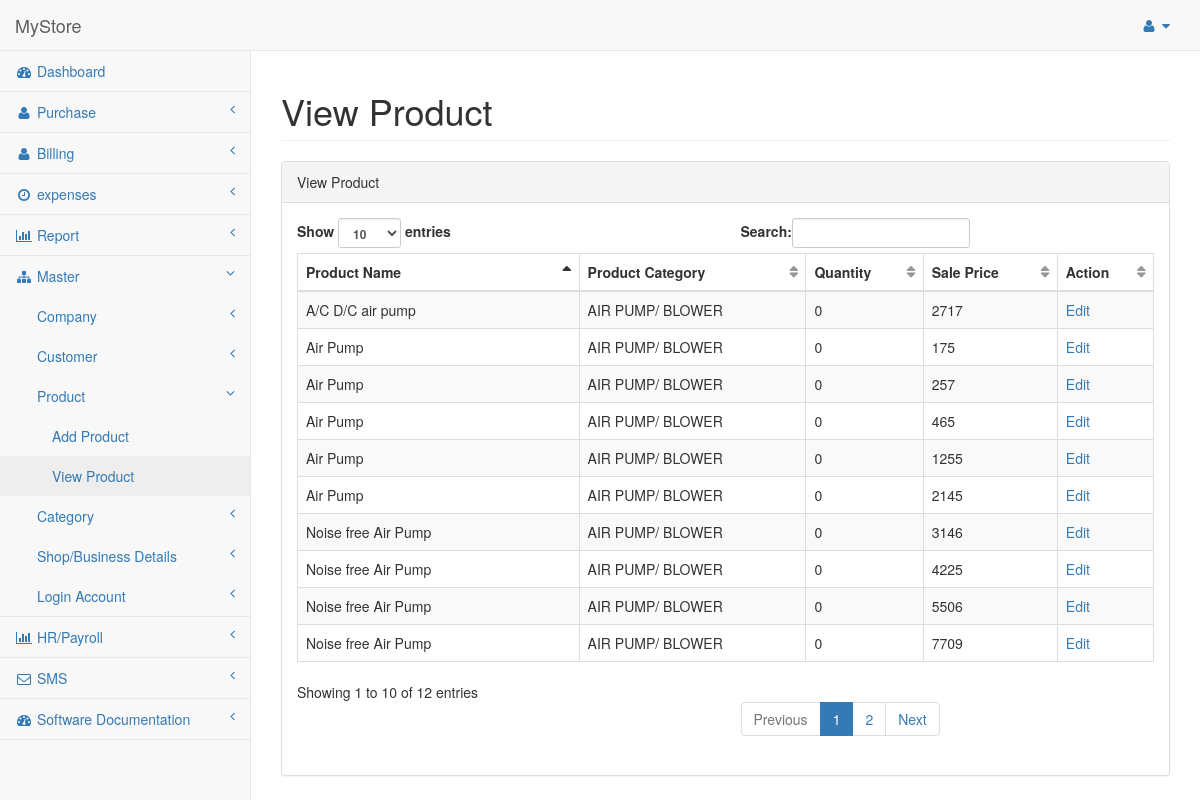
/View-Product.php (signed in), run on the app's committed database.
### tables this page shows
CREATE TABLE IF NOT EXISTS `product` (
  `product_id` int(11) NOT NULL AUTO_INCREMENT,
  `product_code` varchar(255) NOT NULL,
  `product_name` varchar(255) NOT NULL,
  `quantity` double NOT NULL,
  `price` double NOT NULL,
  `myprice` double NOT NULL,
  `status` int(11) NOT NULL,
  `category_id` int(11) NOT NULL,
  `product_desc` text NOT NULL,
  `packing` varchar(255) NOT NULL,
  PRIMARY KEY (`product_id`)
);

CREATE TABLE IF NOT EXISTS `product_category` (
  `category_id` int(11) NOT NULL AUTO_INCREMENT,
  `category_name` varchar(255) NOT NULL,
  PRIMARY KEY (`category_id`)
);

### View-Product.php (the view, shortened to what this page needs)
<?php include('header.php'); ?>
        <div id="page-wrapper">
            <div class="row">
                <div class="col-lg-12">
                    <h1 class="page-header">View Product</h1>
                </div>
            </div>
            <div class="row">
                <div class="col-lg-12">
                    <div class="panel panel-default">
                        <div class="panel-heading">
                           View Product
                        </div>
                        <div class="panel-body">
                            <div class="dataTable_wrapper">
                                <table class="table table-striped table-bordered table-hover" id="dataTables-example">
                                    <thead>
                                        <tr>
                                            <th>Product Name</th>
											<th>Product Category</th>
                                            <th>Quantity</th>
                                            <th>Sale Price</th>
                                            <th>Action</th>
                                        </tr>
                                    </thead>
                                    <tbody>
									<?php
										$sql = mysql_query("SELECT * FROM product p,product_category pc WHERE p.category_id=pc.category_id ORDER BY `product_name` DESC");
										while($res = mysql_fetch_array($sql)){
									?>
                                        <tr class="odd gradeX">
                                            <td><?php echo $res['product_name']; ?></td>
                                            <td class="center"><?php echo $res['category_name']; ?></td>
                                            <td><?php echo $res['quantity']; ?></td>
                                            <td><?php echo $res['price']; ?></td>
                                            <td><a target="_blank" href="Edit_Product.php?product_id=<?php echo $res['product_id']; ?>">Edit</a></td>
                                        </tr>
									<?php
										}
									?>
                                    </tbody>
                                </table>
                            </div>
                        </div>
                    </div>
                </div>
            </div>
        </div>
    </div>
</body>
</html>

### header.php (shortened to what this page needs)
<!DOCTYPE html>
<html lang="en">
<head>
    <link href="bower_components/bootstrap/dist/css/bootstrap.min.css" rel="stylesheet">
    <link href="bower_components/metisMenu/dist/metisMenu.min.css" rel="stylesheet">
    <link href="dist/css/timeline.css" rel="stylesheet">
    <link href="dist/css/sb-admin-2.css" rel="stylesheet">
    <link href="bower_components/morrisjs/morris.css" rel="stylesheet">
    <link href="bower_components/font-awesome/css/font-awesome.min.css" rel="stylesheet" type="text/css">
</head>
<body>
    <div id="wrapper">
        <nav class="navbar navbar-default navbar-static-top" role="navigation" style="margin-bottom: 0">
            <div class="navbar-header">
                <a class="navbar-brand" href="index.php">MyStore</a>
            </div>
            <ul class="nav navbar-top-links navbar-right">
                <li class="dropdown">
                    <a class="dropdown-toggle" data-toggle="dropdown" href="#">
                        <i class="fa fa-user fa-fw"></i>  <i class="fa fa-caret-down"></i>
                    </a>
                </li>
            </ul>
            <?php include('left-sidebar.php'); ?>
        </nav>

### left-sidebar.php (shortened to what this page needs)
<div class="navbar-default sidebar" role="navigation">
                <div class="sidebar-nav navbar-collapse">
                    <ul class="nav" id="side-menu">
                        <li>
                            <a href="index.php"><i class="fa fa-dashboard fa-fw"></i> Dashboard</a>
                        </li>
                        <li>
                            <a href="#"><i class="fa fa-user fa-fw"></i> Purchase <span class="fa arrow"></span></a>
                        </li>
						<li <?php if((basename($_SERVER['PHP_SELF']) == "Sale-Entry-Upadte.php"))
								{
									echo "class='active'";
								}
						?>>
                            <a href="#"><i class="fa fa-user fa-fw"></i> Billing <span class="fa arrow"></span></a>
                        </li>
						<li>
                            <a href="#"><i class="fa fa-clock-o fa-fw"></i> expenses <span class="fa arrow"></span></a>
                        </li>
						<li
						<?php if((basename($_SERVER['PHP_SELF']) == "View-Date-Wise-Purchase.php") ||
								(basename($_SERVER['PHP_SELF']) == "View-Company-Wise-Purchase.php") ||
								(basename($_SERVER['PHP_SELF']) == "View-Today-Wise-Purchase.php") ||
								(basename($_SERVER['PHP_SELF']) == "View-Date-Wise-Sale.php") ||
								(basename($_SERVER['PHP_SELF']) == "View-Customer-Wise-Sale.php") ||
								(basename($_SERVER['PHP_SELF']) == "View-Today-Wise-Sale.php") ||
								(basename($_SERVER['PHP_SELF']) == "Cash_Book.php")||
								(basename($_SERVER['PHP_SELF']) == "Day_Book.php")||
								(basename($_SERVER['PHP_SELF']) == "View-Stock-Report.php")||
								(basename($_SERVER['PHP_SELF']) == "View-Today-Total-Report.php")
								){
									echo "class='active'";
								}
						?>>
                            <a href="#"><i class="fa fa-bar-chart-o fa-fw"></i> Report <span class="fa arrow"></span></a>
                        </li>
						<li
						<?php if((basename($_SERVER['PHP_SELF']) == "Add-Company.php") ||
								(basename($_SERVER['PHP_SELF']) == "View-Company.php") ||
								(basename($_SERVER['PHP_SELF']) == "Edit-Company.php") ||
								(basename($_SERVER['PHP_SELF']) == "Add-Customer.php") ||
								(basename($_SERVER['PHP_SELF']) == "View-Customer.php") ||
								(basename($_SERVER['PHP_SELF']) == "Edit-Customer.php") ||
								(basename($_SERVER['PHP_SELF']) == "Add_Product.php") ||
								(basename($_SERVER['PHP_SELF']) == "View-Product.php") ||
								(basename($_SERVER['PHP_SELF']) == "Edit_Product.php") ||
								(basename($_SERVER['PHP_SELF']) == "Add_Category.php")||
								(basename($_SERVER['PHP_SELF']) == "View-Category.php")||
								(basename($_SERVER['PHP_SELF']) == "Edit_Category.php")||
								(basename($_SERVER['PHP_SELF']) == "Add-Shop.php")||
								(basename($_SERVER['PHP_SELF']) == "View-Shop.php")||
								(basename($_SERVER['PHP_SELF']) == "Edit-Shop.php")||
								(basename($_SERVER['PHP_SELF']) == "Create-Account.php")||
								(basename($_SERVER['PHP_SELF']) == "Edit-Account.php")||
								(basename($_SERVER['PHP_SELF']) == "View-Login-Account.php")
								){
									echo "class='active'";
								}
						?>
						>
                            <a href="#"><i class="fa fa-sitemap fa-fw"></i> Master <span class="fa arrow"></span></a>
                            <ul class="nav nav-second-level">
                                <li <?php if((basename($_SERVER['PHP_SELF']) == "Edit-Company.php")){ echo "class='active'"; } ?>>
                                    <a href="#">Company <span class="fa arrow"></span></a>
                                </li>
								<li <?php if((basename($_SERVER['PHP_SELF']) == "Edit-Customer.php")){ echo "class='active'"; } ?>>
                                    <a href="#">Customer <span class="fa arrow"></span></a>
                                </li>
								<li <?php if((basename($_SERVER['PHP_SELF']) == "Edit_Product.php")){ echo "class='active'"; } ?>>
                                    <a href="#">Product <span class="fa arrow"></span></a>
                                    <ul class="nav nav-third-level">
                                        <li>
                                            <a href="Add_Product.php">Add Product</a>
                                        </li>
                                        <li>
                                            <a href="View-Product.php">View Product</a>
                                        </li>
                                    </ul>
                                </li>
								<li <?php if((basename($_SERVER['PHP_SELF']) == "Edit_Category.php")){ echo "class='active'"; } ?>>
                                    <a href="#">Category <span class="fa arrow"></span></a>
                                </li>
								<li <?php if((basename($_SERVER['PHP_SELF']) == "Edit-Shop.php")){ echo "class='active'"; } ?>>
                                    <a href="#">Shop/Business Details <span class="fa arrow"></span></a>
                                </li>
								<li <?php if((basename($_SERVER['PHP_SELF']) == "Edit-Account.php")){ echo "class='active'"; } ?>>
                                    <a href="#">Login Account <span class="fa arrow"></span></a>
                                </li>
                            </ul>
                        </li>
						<li
						<?php if((basename($_SERVER['PHP_SELF']) == "Add-Department.php") ||
								(basename($_SERVER['PHP_SELF']) == "Add-Employee.php") ||
								(basename($_SERVER['PHP_SELF']) == "Employee-Attendance.php") ||
								(basename($_SERVER['PHP_SELF']) == "Employee-List.php")
								){
									echo "class='active'";
								}
						?>
						>
                            <a href="#"><i class="fa fa-bar-chart-o fa-fw"></i> HR/Payroll <span class="fa arrow"></span></a>
                        </li>
                        <li>
                            <a href="#"><i class="fa fa-envelope-o fa-fw"></i> SMS <span class="fa arrow"></span></a>
                        </li>
						<li>
                            <a href="#"><i class="fa fa-dashboard fa-fw"></i> Software Documentation <span class="fa arrow"></span></a>
                        </li>
                    </ul>
                </div>
            </div>

### data on the page
product: product_name "Noise free Air Pump", category.category_name "AIR PUMP/ BLOWER", quantity "0", price "3146"
product: product_name "Noise free Air Pump", category.category_name "AIR PUMP/ BLOWER", quantity "0", price "4225"
product: product_name "Noise free Air Pump", category.category_name "AIR PUMP/ BLOWER", quantity "0", price "5506"
product: product_name "Noise free Air Pump", category.category_name "AIR PUMP/ BLOWER", quantity "0", price "7709"
product: product_name "Air Pump", category.category_name "AIR PUMP/ BLOWER", quantity "0", price "175"
product: product_name "Air Pump", category.category_name "AIR PUMP/ BLOWER", quantity "0", price "257"
product: product_name "Air Pump", category.category_name "AIR PUMP/ BLOWER", quantity "0", price "465"
product: product_name "Air Pump", category.category_name "AIR PUMP/ BLOWER", quantity "0", price "1255"
product: product_name "Air Pump", category.category_name "AIR PUMP/ BLOWER", quantity "0", price "2145"
product: product_name "A/C D/C air pump", category.category_name "AIR PUMP/ BLOWER", quantity "0", price "2717"
